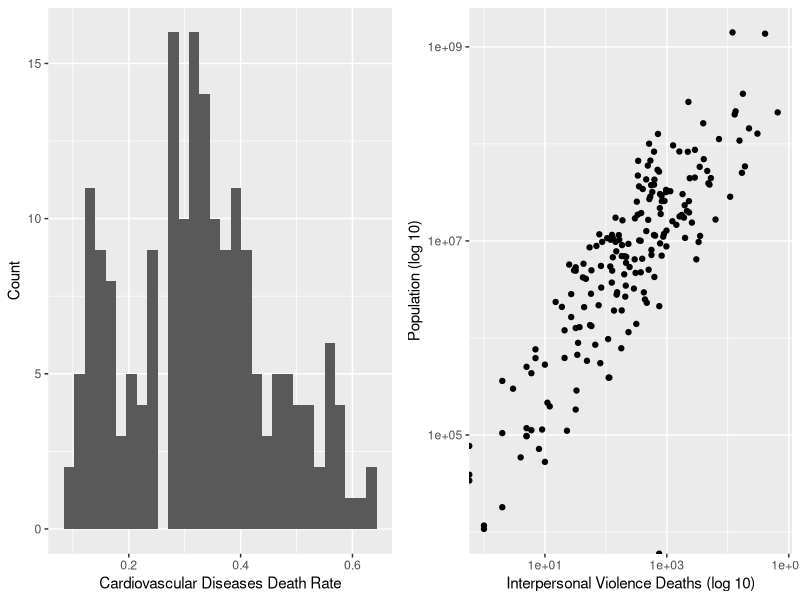
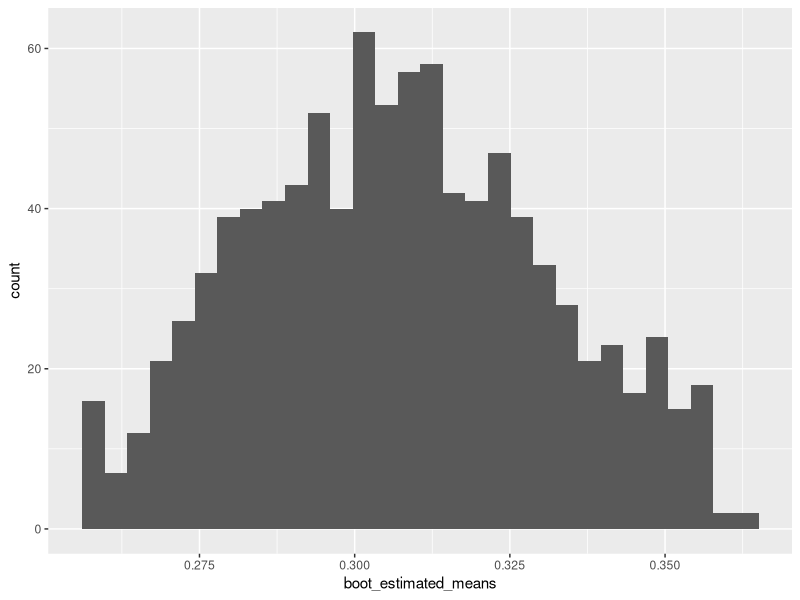
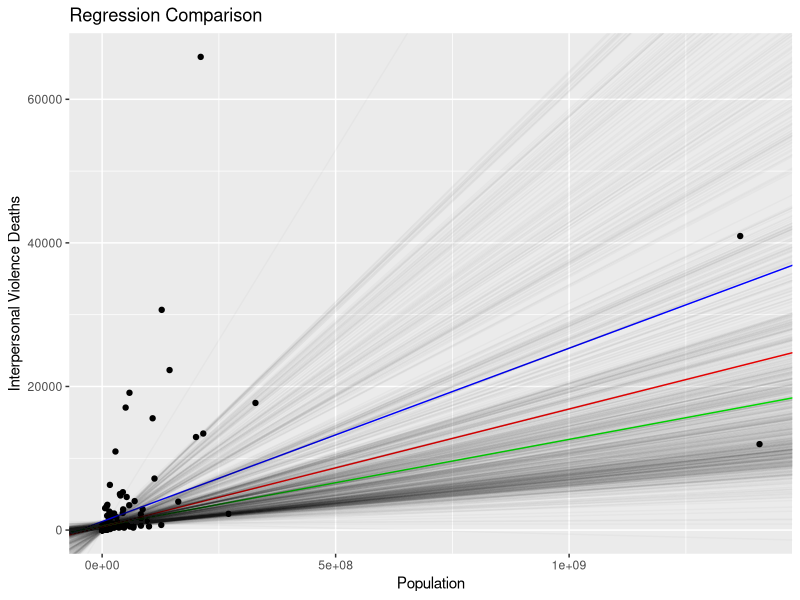
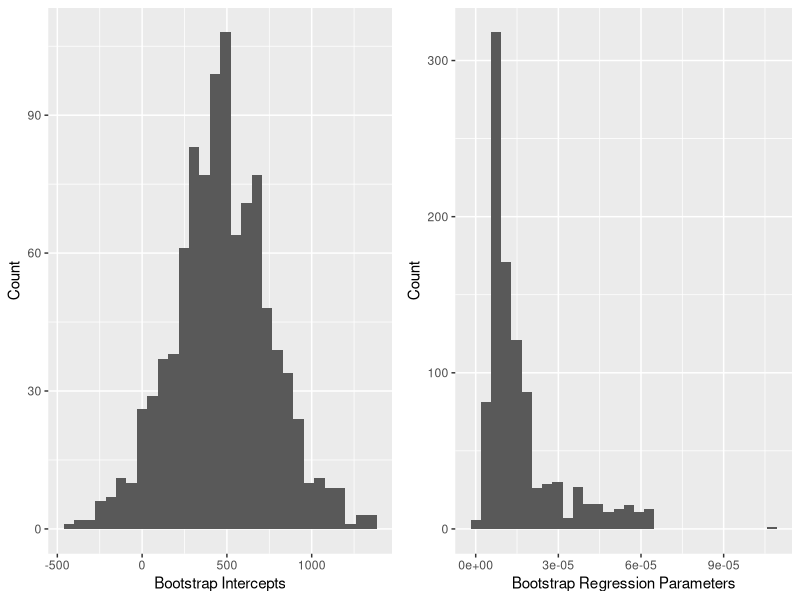

Generate these figures, in order, with R:
## ---- chunk 1
knitr::opts_chunk$set(echo = TRUE, warning=FALSE, message=FALSE)
library(tidyverse)
library(knitr)
library(gridExtra)
## ---- chunk 2
# Import the data
bootstrapping_data_cleaned = read.csv('bootstrapping_data_cleaned.csv', 
                                      stringsAsFactors = TRUE)
## ---- chunk 3
# Create the total number of reported deaths column
bootstrapping_data_cleaned$Number_Of_Deaths <- 
  rowSums(bootstrapping_data_cleaned[,(5:35)])

# Filter down the data to just include 2019 and just the columns needed
boot_data = 
  bootstrapping_data_cleaned[bootstrapping_data_cleaned$Year == '2019', 
                             c('Entity', 'Population', 'Number_Of_Deaths',
                               'Deaths_CardiovascularDiseases',
                               'Deaths_InterpersonalViolence')]

# Create the cardiovascular diseases rate column
boot_data$Deaths_CardiovascularDiseasesRate <- 
  boot_data$Deaths_CardiovascularDiseases / boot_data$Number_Of_Deaths
## ---- chunk 4
# Find cardiovascular disease death rate statistics
boot_means <- boot_data %>% summarize(mean_cardiovasculardiseasesrate = 
                                        mean(Deaths_CardiovascularDiseasesRate),
                                      sd_cardiovasculardiseasesrate = 
                                        sd(Deaths_CardiovascularDiseasesRate))
## ---- chunk 5
# Create a histogram of the cardiovascular diseases death rate
cardioHistogram <- ggplot(boot_data, 
                          aes(x = Deaths_CardiovascularDiseasesRate)) +
                   xlab('Cardiovascular Diseases Death Rate') +
                   ylab('Count') +
                   geom_histogram()

# Plot the interpersonal violence death rate against population
violenceHistogram <- ggplot(boot_data, 
                            aes(x = Deaths_InterpersonalViolence, 
                                y = Population)) +
                     scale_x_log10() +
                     scale_y_log10() +
                     xlab('Interpersonal Violence Deaths (log 10)') +
                     ylab('Population (log 10)') +
                     geom_point() 

# Display plots side by side
grid.arrange(cardioHistogram, violenceHistogram, ncol = 2)
## ---- chunk 6
# Create the initial sample
boot_initial_sample <- sample(1:nrow(boot_data), 20, replace = FALSE)
## ---- chunk 7
# Create vectors to store new sample means and standard deviations
boot_estimated_means <- rep()
boot_estimated_sds <- rep()
# Create 1,000 new samples and save the means and standard deviations
for (x in 1:1000) {
  boot_new_sample <- sample(boot_initial_sample, 20, replace = TRUE)
  boot_estimated_means <- append(boot_estimated_means,
                                 pull(
                                   summarize(
                                     boot_data[boot_new_sample,], 
                                     mean(Deaths_CardiovascularDiseasesRate))))
  boot_estimated_sds <- append(boot_estimated_sds, 
                               pull(
                                 summarize(
                                   boot_data[boot_new_sample,], 
                                   sd(Deaths_CardiovascularDiseasesRate))))
}
## ---- chunk 8
# Display some estimated means
head(boot_estimated_means)

# Display some estimated standard deviations
head(boot_estimated_sds)
## ---- chunk 9
# Sort the estimated means from smallest to largest
boot_estimated_means <- sort(boot_estimated_means)
# Sort the estimated standard deviations from smallest to largest
boot_estimated_sds <- sort(boot_estimated_sds)
# Trim the top and bottom 2.5%
start = length(boot_estimated_means) * 0.025
end = length(boot_estimated_means) * 0.975
boot_estimated_means <- boot_estimated_means[start:end]
boot_estimated_sds <- boot_estimated_sds[start:end]
## ---- chunk 10
# Display a histogram of the estimated means from the Bootstrap samples
ggplot() +
geom_histogram(aes(boot_estimated_means))
## ---- chunk 11
# Create vectors to store new intercepts and regression parameters
boot_estimated_intercepts <- rep()
boot_estimated_regressionparameters <- rep()
# Create 1,000 new samples and save the intercepts and parameters
for (x in 1:1000) {
  boot_new_reg_sample <- sample(boot_initial_sample, 20, replace = TRUE)
  boot_new_lm <- lm(Deaths_InterpersonalViolence ~ Population,
                    boot_data[boot_new_reg_sample,])
  boot_estimated_intercepts <- append(boot_estimated_intercepts, 
                                      boot_new_lm$coefficients[1])
  boot_estimated_regressionparameters <- 
    append(boot_estimated_regressionparameters, 
           boot_new_lm$coefficients[2])
}
## ---- chunk 12
# Create population model
pop_lm <- lm(Deaths_InterpersonalViolence ~ Population, boot_data)
# Create initial sample model
sample_lm <- lm(Deaths_InterpersonalViolence ~ Population, 
                boot_data[boot_initial_sample,])
# Find Bootstrapping average values
boot_lm_intercept <- mean(boot_estimated_intercepts) 
boot_lm_x1 <- mean(boot_estimated_regressionparameters)
## ---- chunk 13
# Plot the data, population model, sample model, and final Bootstrap model 
# (average of all models)
final_plot <- ggplot(aes(x = Population, y = Deaths_InterpersonalViolence), 
                     data = boot_data) +
              geom_point() +
              geom_abline(intercept = coef(pop_lm)[1], 
                          slope = coef(pop_lm)[2], 
                          color= 'blue') +
              geom_abline(intercept = coef(sample_lm)[1], 
                          slope = coef(sample_lm)[2], 
                          color = 'green') +
              geom_abline(intercept = mean(boot_estimated_intercepts), 
                          slope = mean(boot_estimated_regressionparameters), 
                          color = 'red') +
              xlab('Population') + 
              ylab('Interpersonal Violence Deaths') +
              ggtitle('Regression Comparison') +
              labs(color = "Model")
# Add all Bootstrap models
for (x in 1:length(boot_estimated_intercepts)) {
  final_plot <- final_plot + 
                geom_abline(intercept = boot_estimated_intercepts[x], 
                            slope = boot_estimated_regressionparameters[x], 
                            alpha = 0.025)
}
# Display final plot
final_plot
## ---- chunk 14
# Create a histogram of the intercepts found from the Bootstrap method
interceptHistogram <- ggplot() + 
                      aes(boot_estimated_intercepts) +
                      geom_histogram() +
                      ylab("Count") +
                      xlab("Bootstrap Intercepts")

# Create a histogram of the regression parameter found from the Bootstrap 
# method
parameterHistogram <- ggplot() + 
                      aes(boot_estimated_regressionparameters) +
                      geom_histogram() +
                      ylab("Count") +
                      xlab("Bootstrap Regression Parameters")

# Display plots side by side
grid.arrange(interceptHistogram, parameterHistogram, ncol = 2)
